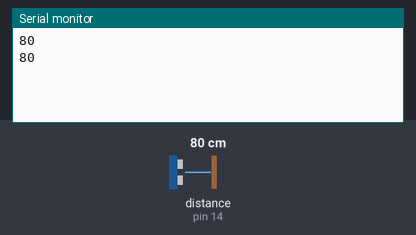
This sketch was run on a simulated Arduino Uno, built with avr-gcc and run on an emulated ATmega328P. Parts: the last lines printed to the serial monitor. Wiring (inferred from the names in the program): ultrasonic range finder: trigger pin 12; echo pin 14. The inputs (shaded band) are chosen by the test bench; at power-on: distance to the obstacle (sensor on pin 14) 80 cm. The echo pulse lasts 58.3 µs per cm.

Above: at 2.3 s.
2.4 s: distance to the obstacle (sensor on pin 14) set to 2 cm
At 3.8 s:
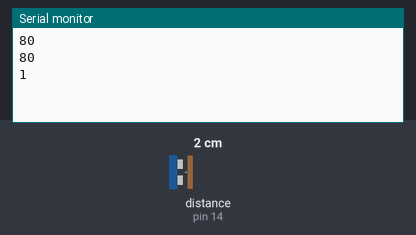
4.5 s: distance to the obstacle (sensor on pin 14) set to 4 cm
At 5.0 s:
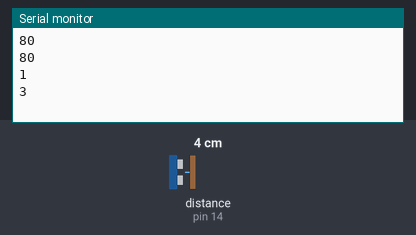
Timing chart, 0 to 7.5 s (numbered marks = the images above; inputs shaded):
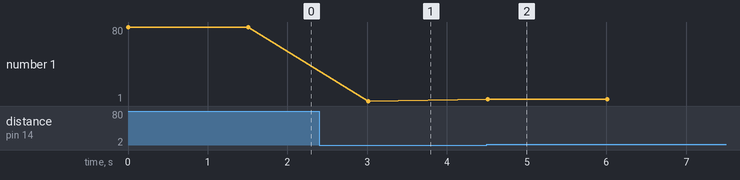

The sketch:

Sensor_Infrarrojo_KY002_Laser_KY008.ino
```cpp
#define D7 14
#define D8 12

/***   Global variables   ***/
int Distancia=0;

/***   Function declaration   ***/
long US_init(int trigger_pin, int echo_pin);
long distance(int trigger_pin, int echo_pin);

/***   Class declaration   ***/

/***   Tasks declaration   ***/

/***   ISR function declaration   ***/

/***   Additional Global variables   ***/

void setup()
{


  pinMode((D7),INPUT);

  pinMode((D8),OUTPUT);

  Serial.begin(115200);

}


void loop()
{
    Distancia=distance((D8),(D7));
    Serial.println(Distancia);
    delay(1500);

}

/***   Function definition   ***/
long US_init(int trigger_pin, int echo_pin)
{
  digitalWrite(trigger_pin, LOW);
  delayMicroseconds(2);
  digitalWrite(trigger_pin, HIGH);
  delayMicroseconds(10);
  digitalWrite(trigger_pin, LOW);
  long microseconds = pulseIn(echo_pin ,HIGH);
  return microseconds;
}
long distance(int trigger_pin, int echo_pin)
{
  long microseconds = US_init(trigger_pin, echo_pin);
  long distance;
  distance = microseconds/29/2;
  if (distance == 0){
	distance = 999;
  }
  return distance;
}
```

Measured:
- after the input at 2.4 s, the serial monitor: prints a new line after 0.61 s (image 1)
- after the input at 4.5 s, the serial monitor: prints a new line at once (image 2)
- plotted number 1: 80 → 1 after the input at 2.4 s, 1 → 3 after the input at 4.5 s
